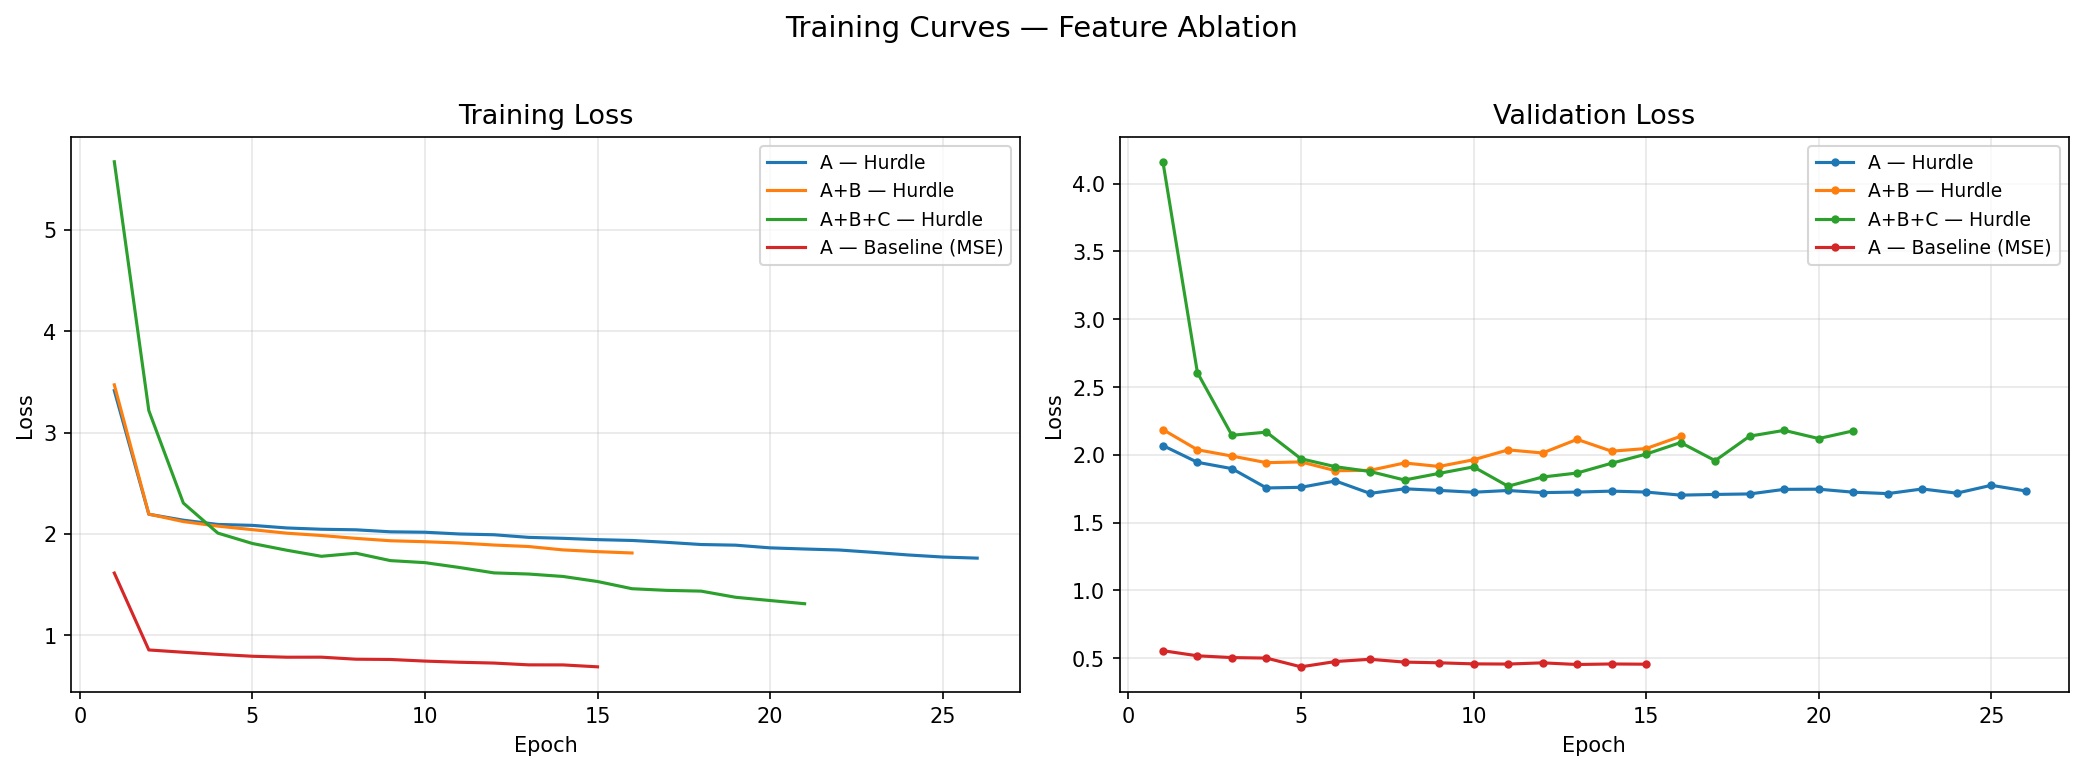

Write the Python code that produced this figure.
"""Plot training loss curves for all runs side by side."""

import os
os.environ["MPLCONFIGDIR"] = os.path.join(os.path.dirname(__file__), ".mpl_cache")
import matplotlib
matplotlib.use("Agg")

import pandas as pd
import matplotlib.pyplot as plt
from pathlib import Path

RESULTS = Path(__file__).parent

RUNS = {
    "A — Hurdle":    "a_hurdle_training_log.csv",
    "A+B — Hurdle":  "ab_hurdle_training_log.csv",
    "A+B+C — Hurdle": "abc_hurdle_training_log.csv",
    "A — Baseline (MSE)": "a_baseline_training_log.csv",
}

fig, axes = plt.subplots(1, 2, figsize=(14, 5))

for label, fname in RUNS.items():
    df = pd.read_csv(RESULTS / fname)
    axes[0].plot(df.epoch, df.train_loss, label=label)
    axes[1].plot(df.epoch, df.val_loss, label=label, marker="o", markersize=3)

axes[0].set_title("Training Loss", fontsize=13)
axes[0].set_xlabel("Epoch")
axes[0].set_ylabel("Loss")
axes[0].legend(fontsize=9)
axes[0].grid(alpha=0.3)

axes[1].set_title("Validation Loss", fontsize=13)
axes[1].set_xlabel("Epoch")
axes[1].set_ylabel("Loss")
axes[1].legend(fontsize=9)
axes[1].grid(alpha=0.3)

fig.suptitle("Training Curves — Feature Ablation", fontsize=14, y=1.02)
fig.tight_layout()
fig.savefig(RESULTS / "plot_training_curves.png", dpi=150, bbox_inches="tight")
print(f"Saved: {RESULTS / 'plot_training_curves.png'}")
plt.close()
